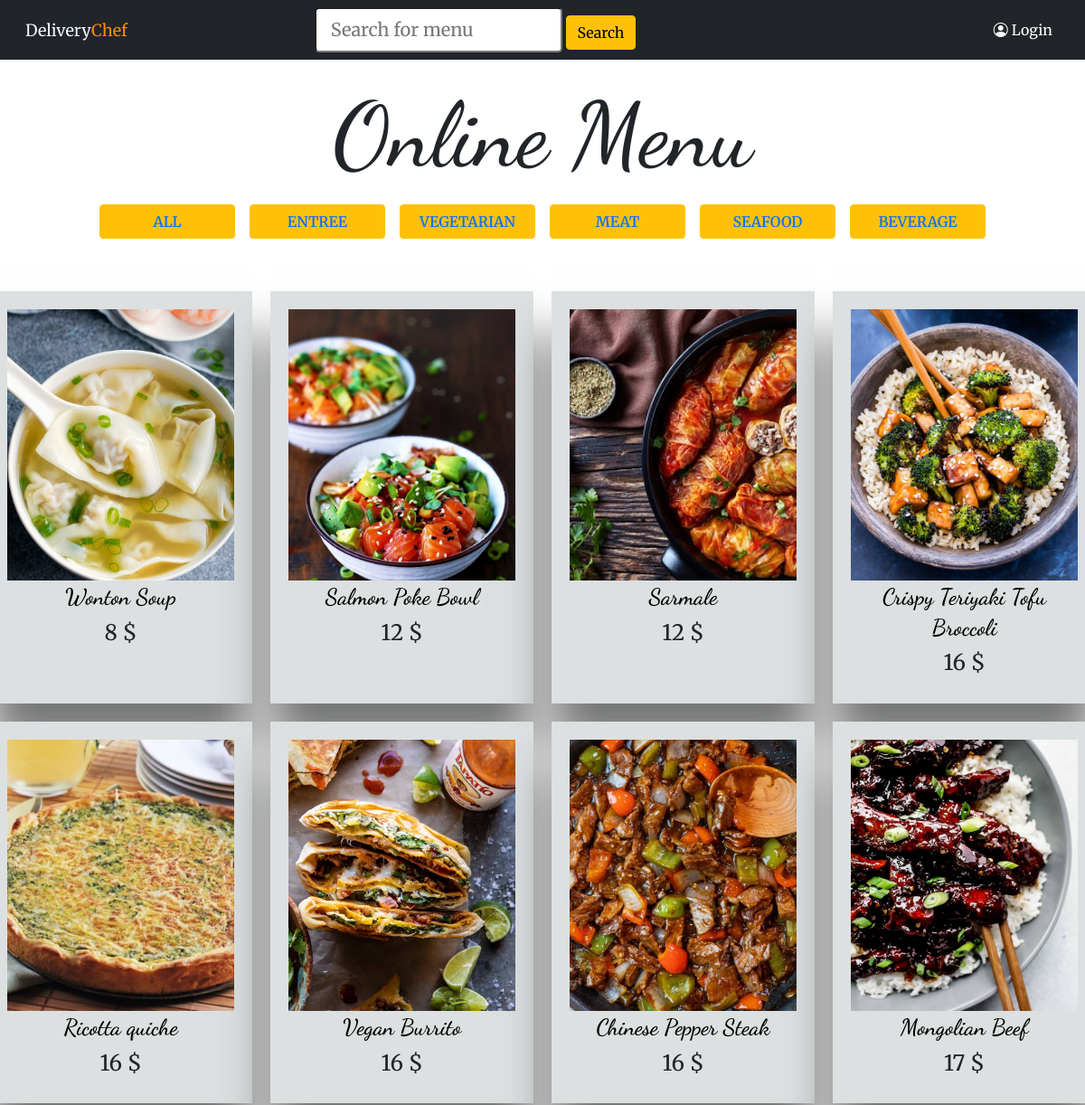
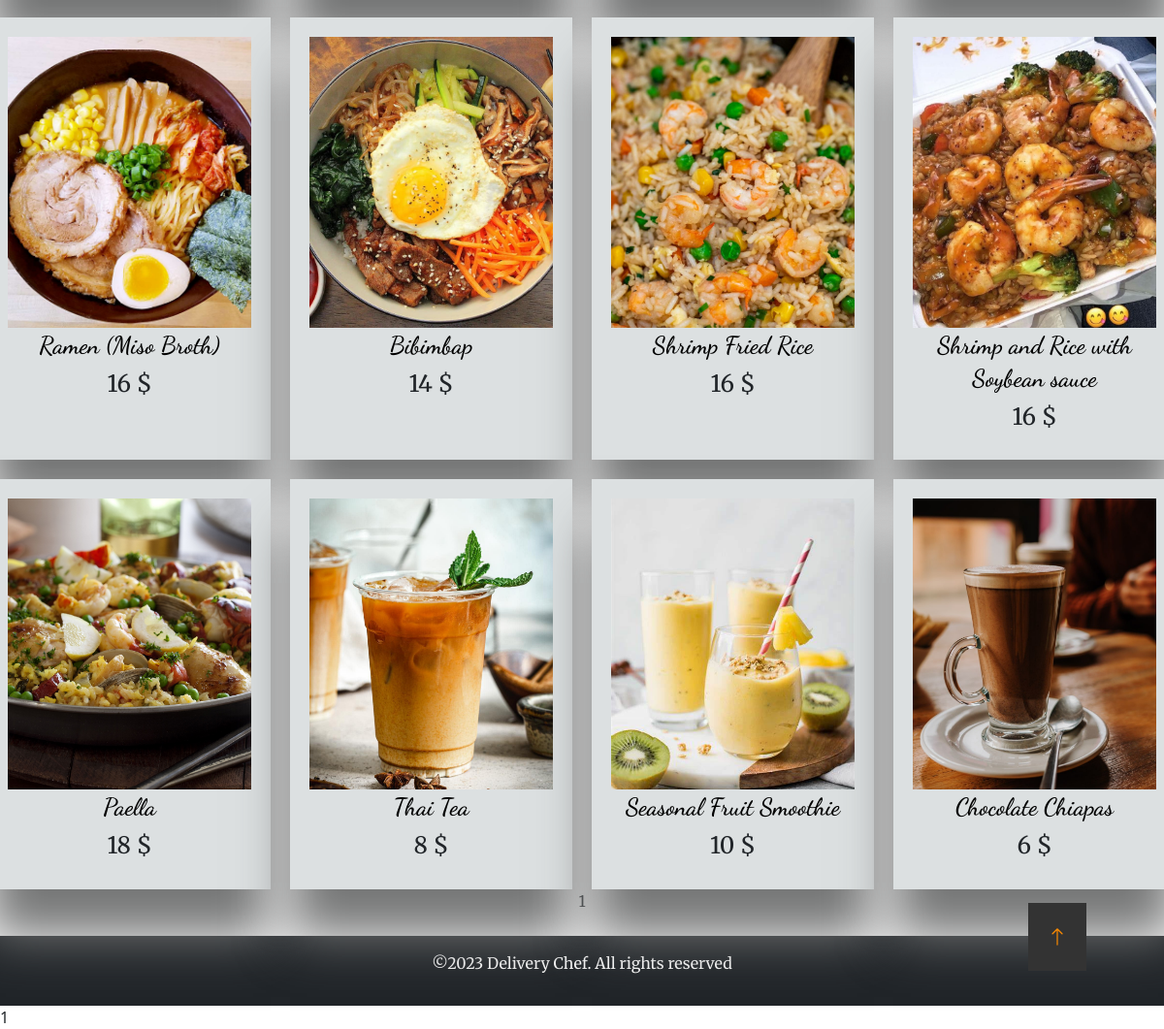
Page /menu.php on the committed database (2 pictures, top to bottom).
### tables this page shows
CREATE TABLE `menu` (
  `menu_id` int(11) NOT NULL,
  `dish_title` varchar(100) NOT NULL,
  `foodcat_id` int(11) NOT NULL,
  `price` bigint(20) NOT NULL,
  `image` varchar(100) DEFAULT NULL,
  `description` text
);

### menu.php (the view, shortened to what this page needs)
<?php
  require "dbConnect.php";
  $sql = "SELECT * FROM menu";
  $data = [];
  if(isset($_GET['cat'])){
    $sql .= " WHERE foodcat_id = :cat_id";
    $data['cat_id'] = $_GET['cat'];
    $currentNav = "C" . $_GET['cat'];
    $pageTitle =  $allCategories[$_GET['cat']];
  }else {
    $sql .= " ORDER BY foodcat_id ASC";
  }
  $query = $db->prepare($sql);
  $query->execute($data);
  ?>
<!DOCTYPE html>
<html lang="en">
<head>
  <link rel="stylesheet" href="https://cdn.jsdelivr.net/npm/bootstrap@5.0.2/dist/css/bootstrap.min.css" />
  <link rel="stylesheet" href="https://cdn.jsdelivr.net/npm/bootstrap-icons@1.11.1/font/bootstrap-icons.css" />
  <link rel="stylesheet" type="text/css" href="css/menu.css" />
  <link rel="stylesheet" type="text/css" href="css/style.css" />
</head>
  <body>
  <?= include "includes/navbar_logo.php"?>
    <?php if (isset($_SESSION["user_id"]) && $_SESSION["role"] === "user") { ?>
      <?php
    $search = null;
    if (isset($_POST['search'])) {
      $searchMenu = $_POST['search'];
      $sql = "SELECT * FROM menu WHERE dish_title LIKE :searchMenu";
      $search = $db->prepare($sql);
      $search->execute(array(':searchMenu' => '%' . $searchMenu . '%'));
    }
    ?>
      <div class="searchbar-container d-flex flex-row mx-auto my-auto">
    <form class="searchbar" method="POST" action="">
      <input class="form-control-lg" type="search" name="search" placeholder="Search for menu"
        aria-label="Search" />
      <button class="btn btn-warning" type="submit">
        Search
      </button>
    </form>
  </div>
      <div class="d-flex align-items-center text-center">
  <?php
  $select_rows = $db->query("SELECT * FROM cart");
  $row_count = $select_rows->rowCount();
  ?>
  <div class="shopping mx-4">
    <a href="cart.php">
      <img src="./image/shopping-bag.jpg" alt="">
      <span class="quantity">
        <?php echo $row_count; ?>
      </span>
    </a>
  </div>
  <?php include "user_navbar_profile.php" ?>
    <?php    } else { ?>
      <?php
    $search = null;
    ?>
      <div class="searchbar-container d-flex flex-row mx-auto my-auto">
    <form class="searchbar" method="POST" action="">
      <input class="form-control-lg" type="search" name="search" placeholder="Search for menu"
        aria-label="Search" />
      <button class="btn btn-warning" type="submit">
        Search
      </button>
    </form>
  </div>
      <?php include "navbar_login.php" ?>
    <?php   } ?>
</nav>
<div class="container-1-item col-lg-12 text-center my-4">
  <h1>Online Menu</h1>
  <ul class="controls d-flex align-items-center justify-content-center flex-wrap p-1">
    <li class="category-btn btn btn-warning mx-2 my-1" data-filter="All">
      <a href="menu.php">All</a>
    </li>
    <li class="category-btn btn btn-warning mx-2 my-1" data-filter="Entree">
      <a href="menu.php?cat=100">Entree</a>
    </li>
    <li class="category-btn btn btn-warning mx-2 my-1" data-filter="Vegetarian">
      <a href="menu.php?cat=200">Vegetarian</a>
    </li>
    <li class="category-btn btn btn-warning mx-2 my-1" data-filter="Meat">
      <a href="menu.php?cat=300">Meat</a>
    </li>
    <li class="category-btn btn btn-warning mx-2 my-1" data-filter="Seafood">
      <a href="menu.php?cat=400">Seafood</a>
    </li>
    <li class="category-btn btn btn-warning mx-2 my-1" data-filter="Beverage">
      <a href="menu.php?cat=500">Beverage</a>
    </li>
  </ul>
  <?php if (isset($search)) { ?>
    <h2>Search Results:</h2>
    <div class="row list">
      <?php while ($row = $search->fetch()) {
              $link = "menuItem.php?item=" . $row['menu_id'];
          ?>
      <div class="item">
        <div class="item-content">
          <?php if ($row['image'] != "") { ?>
          <a href="<?= $link; ?>">
            <img class="img-responsive" src="<?= $row['image']; ?>" alt="" />
          </a>
          <?php } ?>
          <h3 class="title">
            <a href="<?= $link; ?>"><?= $row['dish_title']; ?></a>
          </h3>
          <h4 class="price">
            <?= $row['price'] . " $" ?>
          </h4>
          <?php if($_SESSION['role'] === 'admin' or $_SESSION['role'] === 'user'){ ?>
          <form method="post" action="menu.php" class="add-to-cart-form">
            <input type="hidden" name="dish_image" value="<?= $row['image']; ?>">
            <input type="hidden" name="dish_id" value="<?= $row['menu_id']; ?>">
            <input type="hidden" name="dish_name" value="<?= $row['dish_title']; ?>">
            <input type="hidden" name="dish_price" value="<?= $row['price']; ?>">
            <button type="submit" class="btn btn-primary add-btn" name="add_to_cart">Add to Cart</button>
          </form>
          <?php } ?>
        </div>
      </div>
      <?php } ?>
    </div>
  <?php } else { ?>
    <div class="row list">
      <?php while ($row = $query->fetch()) {
              $link = "menuItem.php?item=" . $row['menu_id'];
            ?>
      <div class="item">
        <div class="item-content">
          <?php if ($row['image'] != "") { ?>
          <a href="<?= $link; ?>">
            <img class="img-responsive" src="<?= $row['image']; ?>" alt="" />
          </a>
          <?php } ?>
          <h3 class="title">
            <a href="<?= $link; ?>"><?= $row['dish_title']; ?></a>
          </h3>
          <h4 class="price">
            <?= $row['price'] . " $" ?>
          </h4>
        </div>
      </div>
      <?php } ?>
    </div>
  <?php } ?>
  <?= include 'includes/backToTop.php'; ?>
</div>
</body>
<?= include 'includes/footer.php' ?>
</html>

### includes/navbar_logo.php
<nav class="navbar navbar-dark bg-dark navbar-expand-md">
      <div class=" container-fluid">
    <a class="navbar-logo px-3" href="index.php">Delivery<span>Chef</span></a>

### navbar_login.php
<ul class="navbar-nav ms-auto">
  <li class="nav-item d-flex flex-row align-items-center">
    <a class="nav-link login-window text-white mx-3" href="login.php"><i
        class="bi bi-person-circle mx-1 text-white"></i>Login</a>
  </li>
</ul>

### includes/backToTop.php
<section class="backtotop">
    <div class="top">
      <a href="#">
        <i class="bi bi-arrow-up"></i>
      </a>
    </div>
  </section>

### includes/footer.php
<footer>
  <div class="container-fluid bg-dark py-3">
    <div class="col-12 text-center">
      <p class="text-white">
        ©2023 Delivery Chef. All rights reserved
      </p>
    </div>
  </div>
</footer>

### css/menu.css (style rules this page uses)
* { font-family: "Merriweather", serif; }
.container-1-item li { text-transform: uppercase; font-weight: 600; }
.container-1-item .category-btn { width: 150px; }
.container-1-item .category-btn a { text-decoration: none; }
.list { display: grid; grid-template-columns: repeat(4, 1fr); column-gap: 20px; row-gap: 20px; margin-top: 50px; }
.list .item { text-align: center; background-color: #dce0e1; padding: 20px; height: auto; box-shadow: 0 50px 50px #757676; position: relative; }
.list .item img { width: 100%; height: 300px; object-fit: cover; }
.list .item .title a { font-size: 25px; font-family: "Dancing Script", cursive; font-weight: 600; text-decoration: none; color: #000; }
.list .item .price { margin: 10px; }

### css/style.css (style rules this page uses)
* { margin: 0; padding: 0; box-sizing: border-box; font-family: "Merriweather", serif; }
.navbar { position: sticky; top: 0; }
.navbar-logo { color: aliceblue; font-size: 18px; text-decoration: none; }
.navbar-logo span { color: darkorange; }
.nav-link { font-size: 18px; }
.nav-item a { font-size: 16px; }
.container-1-item h1 { font-family: "Dancing Script", cursive; font-size: 100px; }
.top a { position: fixed; bottom: 60px; right: 80px; display: inline-flex; align-items: center; justify-content: center; background-color: #333; padding: 20px; text-decoration: none; transition: 0.2s ease-out; }
.top .bi-arrow-up { color: darkorange; font-size: 20px; transition: 0.2 ease-out; font-weight: 800; }

### rows in the picture
menu: image (picture), dish_title "Wonton Soup", price "8"
menu: image (picture), dish_title "Salmon Poke Bowl", price "12"
menu: image (picture), dish_title "Sarmale", price "12"
menu: image (picture), dish_title "Crispy Teriyaki Tofu Broccoli", price "16"
menu: image (picture), dish_title "Ricotta quiche", price "16"
menu: image (picture), dish_title "Vegan Burrito", price "16"
menu: image (picture), dish_title "Chinese Pepper Steak", price "16"
menu: image (picture), dish_title "Mongolian Beef", price "17"
menu: image (picture), dish_title "Ramen (Miso Broth)", price "16"
menu: image (picture), dish_title "Bibimbap", price "14"
menu: image (picture), dish_title "Shrimp Fried Rice", price "16"
menu: image (picture), dish_title "Shrimp and Rice with Soybean sauce", price "16"
menu: image (picture), dish_title "Paella", price "18"
menu: image (picture), dish_title "Thai Tea", price "8"
menu: image (picture), dish_title "Seasonal Fruit Smoothie", price "10"
menu: image (picture), dish_title "Chocolate Chiapas", price "6"

### other values in the picture
include 'includes/backToTop.php' "1"
include 'includes/footer.php' "1"
